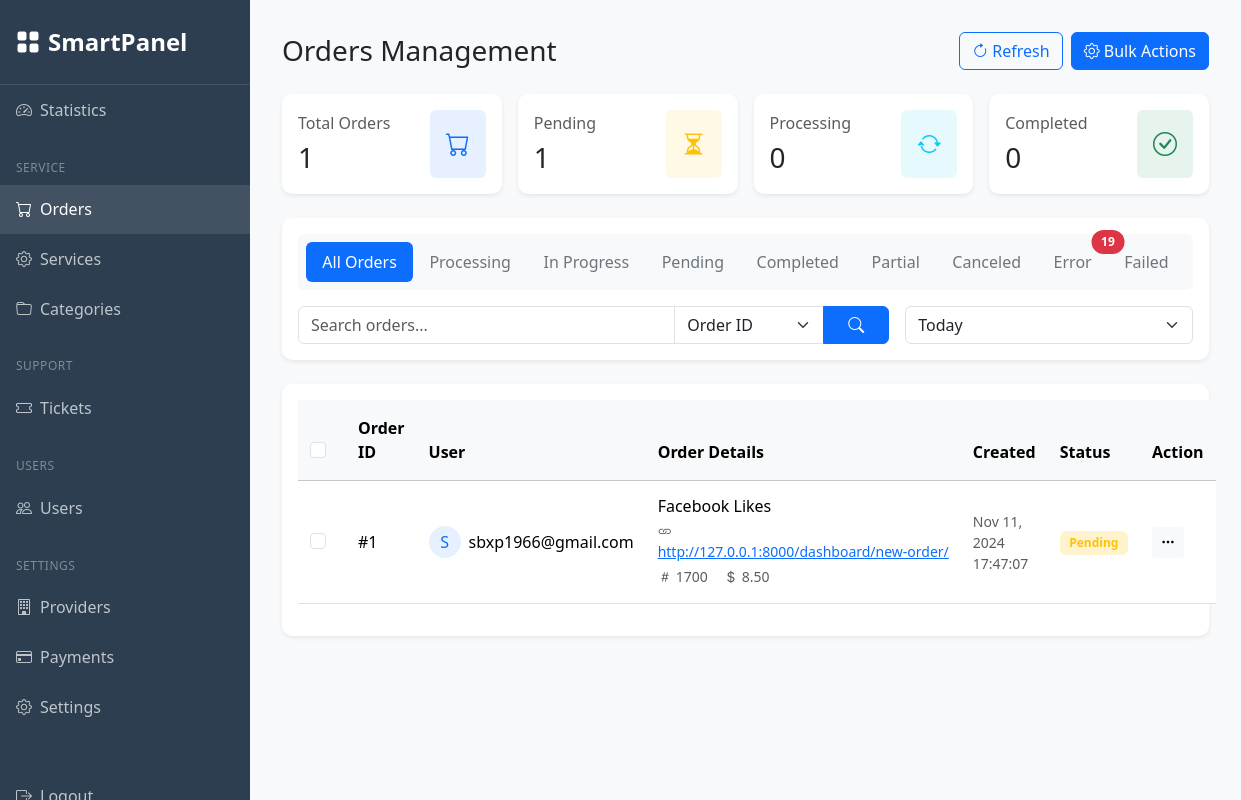
/managerdashboard/orders/ (signed in), run on an earlier commit of the app's database.
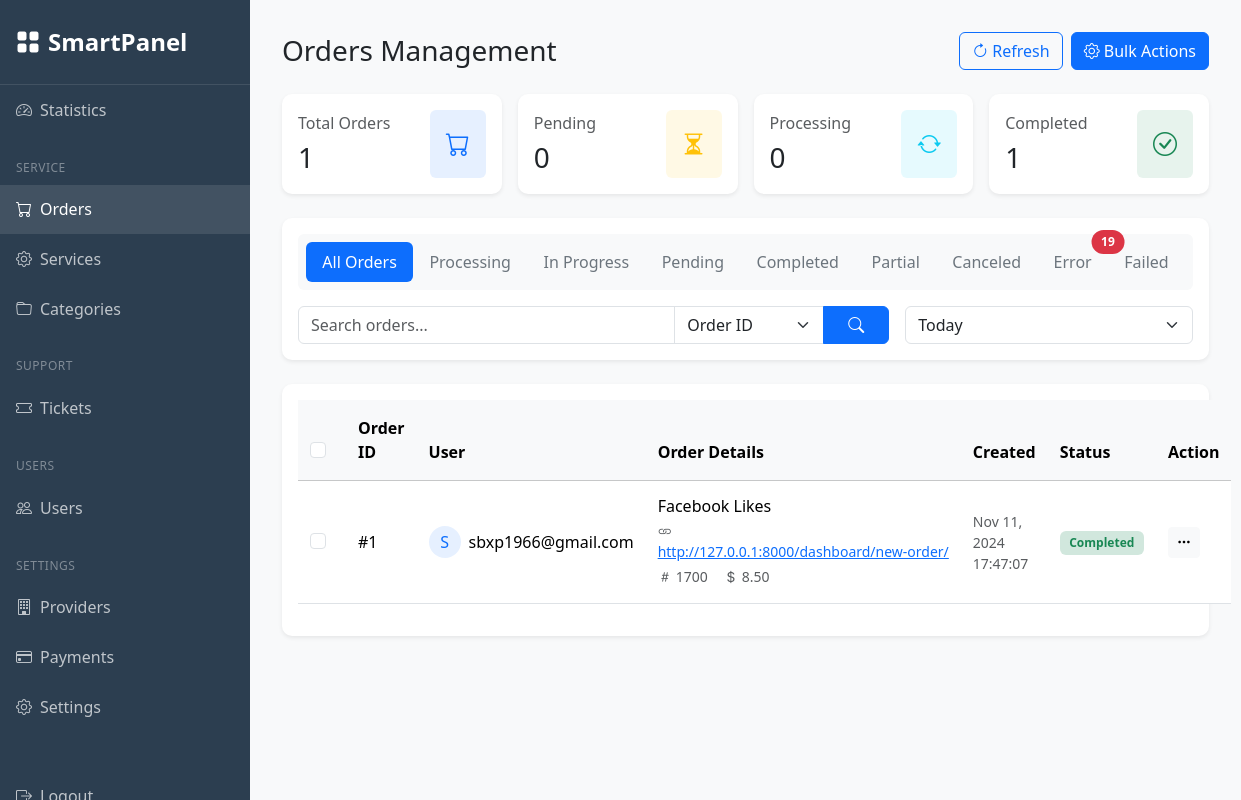
And on a later commit of the database.
### user_dashboard/models.py (models this page shows, shortened)
class Order(models.Model):
    STATUS_CHOICES = [
        ('pending', 'Pending'),
        ('processing', 'Processing'),
        ('completed', 'Completed'),
        ('failed', 'Failed'),
        ('canceled', 'Canceled'),
        ('refunded', 'Refunded')
    ]
    user = models.ForeignKey(User, on_delete=models.CASCADE, related_name='orders')
    service = models.ForeignKey('managerdashboard.Service', on_delete=models.CASCADE)
    link = models.URLField()
    quantity = models.IntegerField()
    price = models.DecimalField(max_digits=10, decimal_places=2)
    status = models.CharField(max_length=20, choices=STATUS_CHOICES, default='pending')
    created = models.DateTimeField(auto_now_add=True)
    updated = models.DateTimeField(auto_now=True)
    class Meta:
        ordering = ['-created']
        db_table = 'orders'

### authentication/models.py (models this page shows, shortened)
class User(AbstractUser):
    phone_number = models.CharField(max_length=15, blank=True, null=True)
    profile_picture = models.ImageField(upload_to='profile_pictures/', null=True, blank=True)
    balance = models.DecimalField(max_digits=10, decimal_places=2, default=0.00)
    timezone = models.CharField(max_length=50, default='UTC')
    phone = models.CharField(max_length=20, blank=True, null=True)
    address = models.TextField(blank=True, null=True)
    city = models.CharField(max_length=100, blank=True, null=True)
    website = models.URLField(max_length=200, blank=True, null=True)
    skype = models.CharField(max_length=50, blank=True, null=True)
    whatsapp = models.CharField(max_length=20, blank=True, null=True)
    api_key = models.CharField(max_length=64, unique=True, blank=True, null=True)

### managerdashboard/models.py (models this page shows, shortened)
class Service(models.Model):
    STATUS_CHOICES = [
        ('active', 'Active'),
        ('inactive', 'Inactive')
    ]
    service_id = models.CharField(max_length=50)
    name = models.CharField(max_length=255)
    provider = models.ForeignKey(Provider, on_delete=models.CASCADE, related_name='services', null=True)
    category = models.ForeignKey(ServiceCategory, on_delete=models.PROTECT, related_name='services')
    rate = models.DecimalField(max_digits=10, decimal_places=4)
    min_order = models.IntegerField()
    max_order = models.IntegerField()
    description = models.TextField(blank=True, null=True)
    status = models.CharField(max_length=20, choices=STATUS_CHOICES, default='active')
    is_drip_feed = models.BooleanField(default=False)
    drip_feed_rules = models.JSONField(null=True, blank=True)
    created_at = models.DateTimeField(auto_now_add=True)
    updated_at = models.DateTimeField(auto_now=True)
    class Meta:
        ordering = ['category', 'name']

### managerdashboard/views.py (the view)
# urls.py: path('orders/', views.orders, name='orders'),
@permission_required('authentication.is_manager', login_url='manager_login')
def orders(request):
    search_query = request.GET.get('search', '')
    status_filter = request.GET.get('status', '')
    date_filter = request.GET.get('date', 'today')
    orders = Order.objects.select_related('user', 'service').all()
    if search_query:
        orders = orders.filter(
            Q(id__icontains=search_query) |
            Q(user__email__icontains=search_query) |
            Q(link__icontains=search_query)
        )
    if status_filter:
        orders = orders.filter(status=status_filter)
    today = timezone.now().date()
    if date_filter == 'today':
        orders = orders.filter(created__date=today)
    elif date_filter == 'yesterday':
        yesterday = today - timedelta(days=1)
        orders = orders.filter(created__date=yesterday)
    elif date_filter == 'last7days':
        last_week = today - timedelta(days=7)
        orders = orders.filter(created__date__gte=last_week)
    elif date_filter == 'last30days':
        last_month = today - timedelta(days=30)
        orders = orders.filter(created__date__gte=last_month)
    total_orders = orders.count()
    pending_orders = orders.filter(status='pending').count()
    processing_orders = orders.filter(status='processing').count()
    completed_orders = orders.filter(status='completed').count()
    paginator = Paginator(orders, 25)  # Show 25 orders per page
    page_number = request.GET.get('page')
    orders_page = paginator.get_page(page_number)
    context = {
        'active_tab': 'orders',
        'orders': orders_page,
        'total_orders': total_orders,
        'pending_orders': pending_orders,
        'processing_orders': processing_orders,
        'completed_orders': completed_orders,
        'search_query': search_query,
        'status_filter': status_filter,
        'date_filter': date_filter
    }
    return render(request, 'managerdashboard/orders.html', context)

### templates/managerdashboard/orders.html (shortened to what the changed rows need)
{% extends 'managerdashboard/base_dashboard.html' %}
{% load static %}
{% block dashboard_content %}
<div class="container-fluid p-0">
    <div class="d-flex justify-content-between align-items-center mb-4">
        <h1 class="h3 mb-0">Orders Management</h1>
    </div>
    <div class="row g-3 mb-4">
        <div class="col-md-3">
            <div class="card border-0 shadow-sm">
                <div class="card-body">
                    <div class="d-flex justify-content-between align-items-center">
                        <div>
                            <h6 class="text-muted mb-2">Pending</h6>
                            <h3 class="mb-0">{{ pending_orders }}</h3>
                        </div>
                    </div>
                </div>
            </div>
        </div>
        <div class="col-md-3">
            <div class="card border-0 shadow-sm">
                <div class="card-body">
                    <div class="d-flex justify-content-between align-items-center">
                        <div>
                            <h6 class="text-muted mb-2">Completed</h6>
                            <h3 class="mb-0">{{ completed_orders }}</h3>
                        </div>
                    </div>
                </div>
            </div>
        </div>
    </div>
    <div class="card border-0 shadow-sm">
        <div class="card-body">
            <div class="table-responsive">
                <table class="table table-hover align-middle">
                    <thead class="table-light">
                        <tr>
                            <th>
                                <div class="form-check">
                                    <input type="checkbox" class="form-check-input" id="selectAll">
                                </div>
                            </th>
                            <th>Order ID</th>
                            <th>User</th>
                            <th style="min-width: 300px;">Order Details</th>
                            <th>Created</th>
                            <th>Status</th>
                            <th>Action</th>
                        </tr>
                    </thead>
                    <tbody>
                        {% for order in orders %}
                        <tr>
                            <td>
                                <div class="form-check">
                                    <input type="checkbox" class="form-check-input order-select"
                                           value="{{ order.id }}">
                                </div>
                            </td>
                            <td>
                                <span class="fw-medium">#{{ order.id }}</span>
                            </td>
                            <td>
                                <div class="d-flex align-items-center">
                                    <div class="avatar-sm me-2 bg-primary bg-opacity-10 rounded-circle">
                                        <span class="avatar-title text-primary">
                                            {{ order.user.email|first|upper }}
                                        </span>
                                    </div>
                                    <span>{{ order.user.email }}</span>
                                </div>
                            </td>
                            <td>
                                <div class="order-details">
                                    <h6 class="mb-1">{{ order.service.name }}</h6>
                                    <div class="text-muted small">
                                        <div class="mb-1">
                                            <i class="bi bi-link me-1"></i>
                                            <a href="{{ order.link }}" target="_blank" class="text-truncate">
                                                {{ order.link }}
                                            </a>
                                        </div>
                                        <div class="d-flex gap-3">
                                            <span><i class="bi bi-hash me-1"></i>{{ order.quantity }}</span>
                                            <span><i class="bi bi-currency-dollar me-1"></i>{{ order.price }}</span>
                                        </div>
                                    </div>
                                </div>
                            </td>
                            <td>
                                <div class="text-muted small">
                                    {{ order.created|date:"M d, Y" }}<br>
                                    {{ order.created|date:"H:i:s" }}
                                </div>
                            </td>
                            <td>
                                {% if order.status == 'completed' %}
                                    <span class="badge bg-success-subtle text-success">Completed</span>
                                {% elif order.status == 'pending' %}
                                    <span class="badge bg-warning-subtle text-warning">Pending</span>
                                {% elif order.status == 'processing' %}
                                    <span class="badge bg-info-subtle text-info">Processing</span>
                                {% elif order.status == 'canceled' %}
                                    <span class="badge bg-danger-subtle text-danger">Canceled</span>
                                {% elif order.status == 'failed' %}
                                    <span class="badge bg-danger">Failed</span>
                                {% else %}
                                    <span class="badge bg-secondary">{{ order.status }}</span>
                                {% endif %}
                            </td>
                            <td>
                                <div class="dropdown">
                                    <button class="btn btn-light btn-sm" type="button" data-bs-toggle="dropdown">
                                        <i class="bi bi-three-dots"></i>
                                    </button>
                                </div>
                            </td>
                        </tr>
                        {% endfor %}
                    </tbody>
                </table>
            </div>
        </div>
    </div>
</div>
{% endblock %}

What changed in the data, as far as the page shows it:
changed Order "http://127.0.0.1:8000/dashboard/new-order/": status "Pending" → "Completed"
Also different on the page:
{{ pending_orders }}: "1" → "0"
{{ completed_orders }}: "0" → "1"
